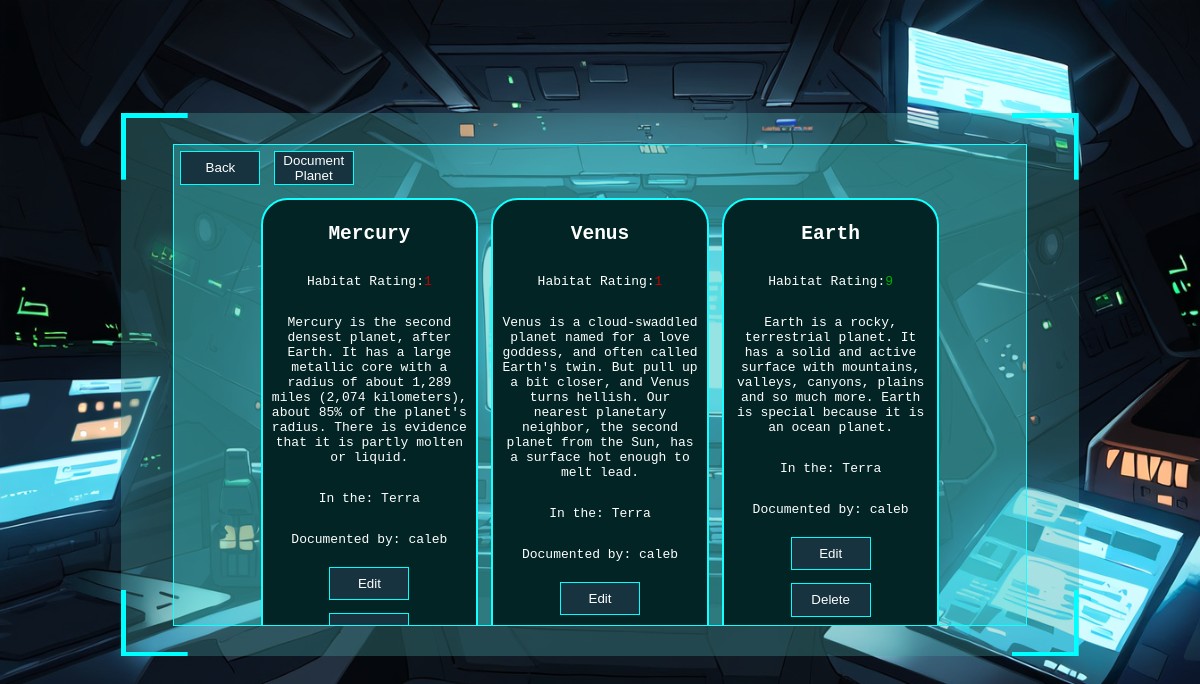
The page /view/planets (signed in) on the database its author committed.
### app/models.py (models this page shows, shortened)
class PlanetChart(models.Model):
    name = models.CharField(max_length=50)
    habitat_rating = models.IntegerField(choices=RATING, null=True, default=5)
    description = models.TextField(null=True)
    system = models.ForeignKey(SystemChart, on_delete=models.CASCADE, null=True)
    documented_by = models.CharField(max_length=50, null=True)

class SystemChart(models.Model):
    name = models.CharField(max_length=50)
    planet_amount = models.IntegerField()
    star_name = models.CharField(max_length=50, null=True)
    star_type = models.CharField(max_length=50, choices=STARS, null=True)
    documented_by = models.CharField(max_length=50, null=True)
    def __str__(self):
        return self.name

### app/views.py (the view)
# urls.py: path("view/planets", view_planets, name="VIEW_P"),
@login_required(login_url="LOGIN_DOCUMENTER")
def view_planets(request: HttpRequest) -> render:
    planets = PlanetChart.objects.all()
    test = set()
    for P in planets:
        test.add(P)
    context: dict = {"test": test}
    return render(request, "view_planets.html", context)

### app/templates/view_planets.html
{% extends "base.html" %}
{% block content %}
<div class="Bruh">
<a href="{% url "CHARTS_D" %}"><button class="HomeButton1">Back</button></a>
<a href="{% url "ADD_P" %}"><button class="HomeButton1">Document Planet</button></a>
</div>
<div class="Wrap">
{% for I in test %}
<div class="TextBubble4">
    <h2>{{I.name}}</h2>
    <div class="Flex">
        <p>Habitat Rating: </p>
        {% if I.habitat_rating >= 7 %}
        <p class="GoodRating"> {{I.habitat_rating}}</p>
        {% elif I.habitat_rating >= 4 %}
        <p class="OkRating"> {{I.habitat_rating}}</p>
        {% else %}
        <p class="BadRating"> {{I.habitat_rating}}</p>
        {% endif %}
    </div>
    <div class="Flex">
    <p>{{I.description}}</p>
    </div>
    <div class="Flex">
    <p>In the: {{I.system}}</p>
    </div>
    <div class="Flex">
    <p>Documented by: {{I.documented_by}}</p>
    </div>
    {% if request.user.username == I.documented_by %}
    <div class="Flex">
    <a href="{% url "EDIT_P" I.id %}"><button class="HomeButton1">Edit</button></a>
    </div>
    <div class="Flex">
        <a href="{% url "DELETE_P" I.id %}"><button class="HomeButton1">Delete</button></a>
    </div>
    {% endif %}
</div>
{% endfor %}
</div>
{% endblock content %}

### app/static/styles.css (style rules this page uses)
.GoodRating { color: rgb(0, 174, 0); }
.BadRating { color: rgb(197, 0, 0); }
.silly { background-image: url("images/turned\ off\ computer\ screen\,\ inside\ spaceship\,\ spaceship\ computer\,\ computer\ scree\ s-1144429411.png"); background-size: cover; font-family: monospace; }
.Bruh { display:flex; }
.HomeButton1 { margin: 5pt; background-color: rgb(23, 51, 63); color: white; border: solid 1pt cyan; width: 60pt; height: 25pt; }
.Flex { display: flex; justify-content: center; }
.Wrap { display: flex; flex-wrap: wrap; justify-content: center; }
.TextBubble4 { width: 150pt; text-align: center; border: solid 2pt rgb(20, 255, 255); color: white; margin-left: auto; margin-right: auto; background: rgb(2, 36, 36); padding: 5pt; margin: 5pt; border-radius: 20pt; }

### rows shown on the page
PlanetChart: name "Mercury", habitat_rating "1", description "Mercury is the second densest planet, after Earth. It has a large metallic core with a radius of about 1,289 miles (2,074 kilometers), about 85% of the planet's radius. There is evidence that it is partly molten or liquid.", system "Terra", documented_by "caleb", shows "Edit"
PlanetChart: name "Venus", habitat_rating "1", description "Venus is a cloud-swaddled planet named for a love goddess, and often called Earth's twin. But pull up a bit closer, and Venus turns hellish. Our nearest planetary neighbor, the second planet from the Sun, has a surface hot enough to melt lead.", system "Terra", documented_by "caleb", shows "Edit"
PlanetChart: name "Earth", habitat_rating "9", description "Earth is a rocky, terrestrial planet. It has a solid and active surface with mountains, valleys, canyons, plains and so much more. Earth is special because it is an ocean planet.", system "Terra", documented_by "caleb", shows "Edit"
